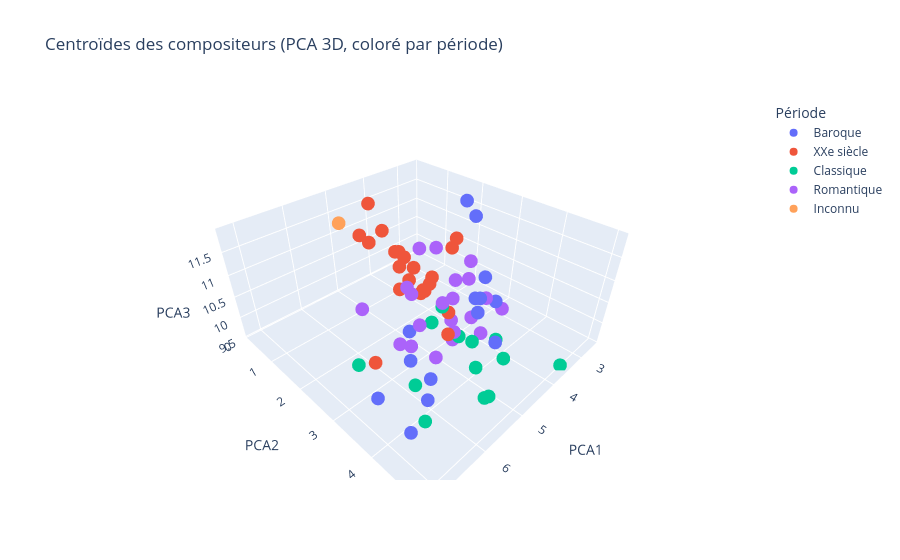

Notebook code cell kept with this figure:
### Code cell
# Calculer les centroïdes pour chaque compositeur
# On retire la colonne 'periode' avant de faire la moyenne
df_X = pd.DataFrame(X_pca_umap_3d)
df_X['composer'] = y
centroides = df_X.groupby('composer').mean()
df_X['periode'] = periodes

# Récupérer la période dominante pour chaque compositeur
periode_centroide = df_X.groupby('composer')['periode'].agg(lambda x: x.value_counts().idxmax())

# Affichage des centroïdes sur plotly (projection PCA 3D pour visualisation)
centroides_pca = centroides.values

fig = px.scatter_3d(
    x=centroides_pca[:, 0],
    y=centroides_pca[:, 1],
    z=centroides_pca[:, 2],
    # text=centroides.index,
    hover_name=centroides.index,
    color=periode_centroide,
    title="Centroïdes des compositeurs (PCA 3D, coloré par période)",
    labels={'x': 'PCA1', 'y': 'PCA2', 'z': 'PCA3', 'color': 'Période'}
)
fig.update_traces(marker=dict(size=8))
fig.show()

### Figure 1 — Plotly figure (JSON) as saved in the notebook; plotly's stock layout.template omitted (floating-point values rounded to 4 significant figures)
{"data": [{"hovertemplate": "<b>%{hovertext}</b><br><br>Période=Baroque<br>PCA1=%{x}<br>PCA2=%{y}<br>PCA3=%{z}<extra></extra>", "hovertext": ["Albinoni; Tomaso", "Bach; Johann Sebastian", "Corelli; Arcangelo", "Couperin; Francois", "Giustini; Lodovico", "Handel; George Frederic", "Lully; Jean-Baptiste", "Platti; Giovanni Benedetto", "Purcell; Henry", "Rameau; Jean-Phillipe", "Scarlatti; Domenico", "Stamitz; Johann", "Telemann; Georg Philipp", "Vivaldi; Antonio"], "legendgroup": "Baroque", "marker": {"color": "#636efa", "size": 8, "symbol": "circle"}, "mode": "markers", "name": "Baroque", "scene": "scene", "showlegend": true, "type": "scatter3d", "x": [6.849, 4.408, 6.287, 4.266, 4.718, 7.186, 3.18, 6.038, 2.529, 3.722, 3.67, 5.804, 4.777, 6.024], "y": [4.384, 3.554, 4.188, 3.559, 3.862, 4.078, 2.235, 3.541, 1.992, 3.241, 3.51, 3.278, 4.326, 3.996], "z": [9.992, 10.81, 10.11, 10.73, 10.82, 10.78, 11.91, 10.35, 11.26, 10.8, 10.33, 10.69, 10.46, 10.25]}, {"hovertemplate": "<b>%{hovertext}</b><br><br>Période=XXe siècle<br>PCA1=%{x}<br>PCA2=%{y}<br>PCA3=%{z}<extra></extra>", "hovertext": ["Antheil; George", "Bartok; Bela", "Berg; Alban", "Britten; Benjamin", "Debussy; Claude", "Faure; Gabriel", "Hindemith; Paul", "Ives; Charles Edward", "Mahler; Gustav", "Messiaen; Olivier", "Milhaud; Darius", "Prokofiew; Sergej", "Ravel; Maurice", "Schoenberg; Arnold", "Shostakovich; Dmitri", "Sibelius; Jean", "Strauss; Richard", "Stravinsky; Igor", "Varese; Edgar", "Webern; Anton", "Weill; Kurt"], "legendgroup": "XXe siècle", "marker": {"color": "#EF553B", "size": 8, "symbol": "circle"}, "mode": "markers", "name": "XXe siècle", "scene": "scene", "showlegend": true, "type": "scatter3d", "x": [5.143, 4.24, 5.077, 4.914, 4.084, 5.434, 4.954, 5.054, 5.363, 4.495, 4.988, 5.341, 3.766, 5.245, 5.133, 4.893, 4.948, 5.006, 4.295, 4.65, 6.515], "y": [2.33, 2.308, 1.116, 2.472, 2.67, 2.562, 2.118, 2.801, 3.757, 0.718, 2.953, 2.798, 2.505, 1.62, 2.326, 3.343, 2.752, 2.848, 1.55, 1.301, 3.207], "z": [10.76, 10.6, 11.42, 11.21, 11.37, 11.8, 11.41, 10.87, 10.65, 11.78, 11.11, 11.29, 11.39, 11.53, 11.26, 10.63, 10.86, 10.92, 10.77, 11.43, 10.41]}, {"hovertemplate": "<b>%{hovertext}</b><br><br>Période=Classique<br>PCA1=%{x}<br>PCA2=%{y}<br>PCA3=%{z}<extra></extra>", "hovertext": ["Bach; Carl Philipp Emanuel", "Bach; Johann Christian", "Beethoven; Ludwig van", "Boccherini; Luigi Rodolofo", "Cimarosa; Domenico", "Clementi; Muzio", "Dussek; Jan Ladislav", "Haydn; Johann Michael", "Haydn; Joseph", "Mozart; Leopold", "Mozart; Wolfgang Amadeus", "Pleyel; Ignace Joseph", "Salieri; Antonio"], "legendgroup": "Classique", "marker": {"color": "#00cc96", "size": 8, "symbol": "circle"}, "mode": "markers", "name": "Classique", "scene": "scene", "showlegend": true, "type": "scatter3d", "x": [4.95, 7.127, 5.296, 4.539, 6.389, 4.563, 5.037, 5.203, 5.116, 5.495, 5.214, 6.465, 3.547], "y": [3.238, 3.614, 3.312, 4.177, 4.012, 4.4, 4.028, 4.605, 3.792, 4.714, 4.283, 4.306, 5.028], "z": [10.74, 11.06, 10.62, 10.28, 10.39, 9.987, 10.46, 9.664, 10.48, 9.946, 10.14, 9.847, 9.551]}, {"hovertemplate": "<b>%{hovertext}</b><br><br>Période=Romantique<br>PCA1=%{x}<br>PCA2=%{y}<br>PCA3=%{z}<extra></extra>", "hovertext": ["Berlioz; Hector", "Borodin; Alexander", "Brahms; Johannes", "Bruckner; Anton", "Chopin; Frederic", "Dvorak; Antonin", "Grieg; Edvard", "Liszt; Franz", "Mendelssohn-Bartholdy; Felix", "Mussorgsky; Modest", "Rimsky-Korsakov; Nicolai", "Rossini; Gioacchino", "Saint-Saens; Camille", "Schubert; Franz", "Schumann; Clara", "Schumann; Robert", "Smetana; Bedrich", "Tchaikovsky; Peter Iljitsch", "Verdi; Giuseppe", "Wagner; Richard", "Weber; Carl Maria von"], "legendgroup": "Romantique", "marker": {"color": "#ab63fa", "size": 8, "symbol": "circle"}, "mode": "markers", "name": "Romantique", "scene": "scene", "showlegend": true, "type": "scatter3d", "x": [5.912, 5.46, 3.825, 6.427, 4.348, 4.686, 4.023, 5.455, 4.032, 4.794, 4.911, 3.603, 6.297, 4.773, 5.769, 5.18, 4.593, 4.926, 4.47, 4.22, 5.603], "y": [3.429, 2.979, 2.94, 2.852, 2.502, 3.24, 3.521, 2.865, 3.082, 2.502, 3.484, 3.631, 3.584, 3.327, 3.489, 3.735, 3.874, 3.223, 3.542, 2.908, 3.713], "z": [10.52, 11.14, 11.08, 11.28, 11.41, 10.28, 10.59, 11.22, 10.83, 11.58, 10.09, 10.17, 10.91, 10.88, 10.93, 10.58, 10.29, 10.8, 10.39, 10.81, 10.25]}, {"hovertemplate": "<b>%{hovertext}</b><br><br>Période=Inconnu<br>PCA1=%{x}<br>PCA2=%{y}<br>PCA3=%{z}<extra></extra>", "hovertext": ["Boulez; Pierre"], "legendgroup": "Inconnu", "marker": {"color": "#FFA15A", "size": 8, "symbol": "circle"}, "mode": "markers", "name": "Inconnu", "scene": "scene", "showlegend": true, "type": "scatter3d", "x": [4.869], "y": [0.143], "z": [11.26]}], "layout": {"legend": {"title": {"text": "Période"}, "tracegroupgap": 0}, "scene": {"domain": {"x": [0, 1], "y": [0, 1]}, "xaxis": {"title": {"text": "PCA1"}}, "yaxis": {"title": {"text": "PCA2"}}, "zaxis": {"title": {"text": "PCA3"}}}, "title": {"text": "Centroïdes des compositeurs (PCA 3D, coloré par période)"}}}
